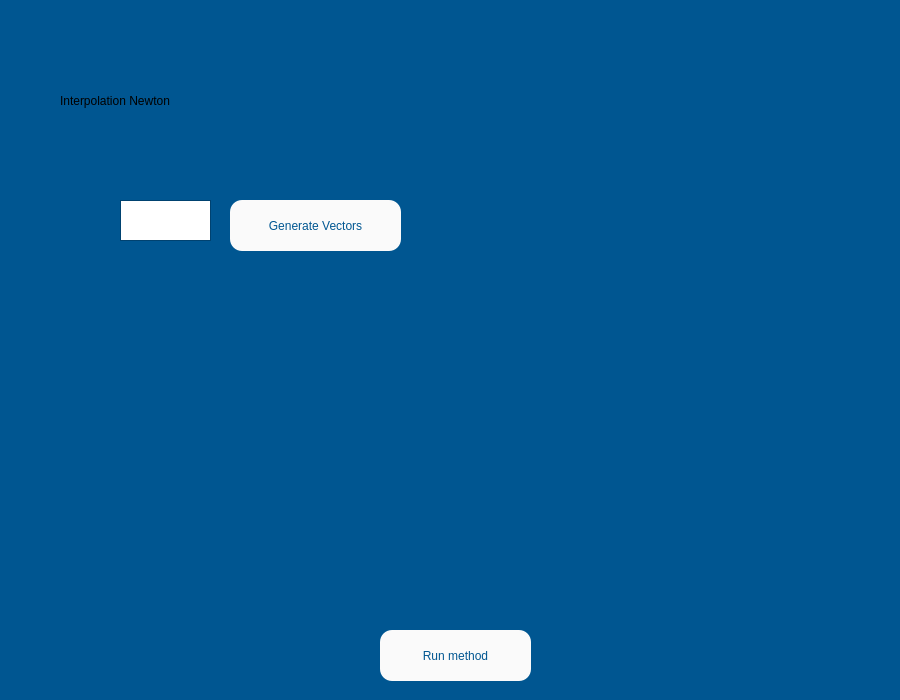
<?xml version="1.0" encoding="UTF-8"?>
<ui version="4.0">
 <class>internewton</class>
 <widget class="QWidget" name="internewton">
  <property name="geometry">
   <rect>
    <x>0</x>
    <y>0</y>
    <width>900</width>
    <height>700</height>
   </rect>
  </property>
  <property name="minimumSize">
   <size>
    <width>900</width>
    <height>700</height>
   </size>
  </property>
  <property name="maximumSize">
   <size>
    <width>900</width>
    <height>700</height>
   </size>
  </property>
  <property name="palette">
   <palette>
    <active>
     <colorrole role="Base">
      <brush brushstyle="SolidPattern">
       <color alpha="255">
        <red>255</red>
        <green>255</green>
        <blue>255</blue>
       </color>
      </brush>
     </colorrole>
     <colorrole role="Window">
      <brush brushstyle="SolidPattern">
       <color alpha="255">
        <red>0</red>
        <green>86</green>
        <blue>145</blue>
       </color>
      </brush>
     </colorrole>
    </active>
    <inactive>
     <colorrole role="Base">
      <brush brushstyle="SolidPattern">
       <color alpha="255">
        <red>255</red>
        <green>255</green>
        <blue>255</blue>
       </color>
      </brush>
     </colorrole>
     <colorrole role="Window">
      <brush brushstyle="SolidPattern">
       <color alpha="255">
        <red>0</red>
        <green>86</green>
        <blue>145</blue>
       </color>
      </brush>
     </colorrole>
    </inactive>
    <disabled>
     <colorrole role="Base">
      <brush brushstyle="SolidPattern">
       <color alpha="255">
        <red>0</red>
        <green>86</green>
        <blue>145</blue>
       </color>
      </brush>
     </colorrole>
     <colorrole role="Window">
      <brush brushstyle="SolidPattern">
       <color alpha="255">
        <red>0</red>
        <green>86</green>
        <blue>145</blue>
       </color>
      </brush>
     </colorrole>
    </disabled>
   </palette>
  </property>
  <property name="windowTitle">
   <string>Form</string>
  </property>
  <widget class="QLabel" name="label">
   <property name="geometry">
    <rect>
     <x>60</x>
     <y>20</y>
     <width>771</width>
     <height>161</height>
    </rect>
   </property>
   <property name="styleSheet">
    <string notr="true"/>
   </property>
   <property name="text">
    <string>Interpolation Newton</string>
   </property>
  </widget>
  <widget class="QLabel" name="label_5">
   <property name="geometry">
    <rect>
     <x>30</x>
     <y>200</y>
     <width>81</width>
     <height>41</height>
    </rect>
   </property>
   <property name="styleSheet">
    <string notr="true">background-image: url(:/images/n.png);</string>
   </property>
   <property name="text">
    <string/>
   </property>
  </widget>
  <widget class="QTextEdit" name="n_input">
   <property name="geometry">
    <rect>
     <x>120</x>
     <y>200</y>
     <width>91</width>
     <height>41</height>
    </rect>
   </property>
   <property name="font">
    <font>
     <pointsize>14</pointsize>
    </font>
   </property>
  </widget>
  <widget class="QPushButton" name="vector_button">
   <property name="geometry">
    <rect>
     <x>230</x>
     <y>200</y>
     <width>171</width>
     <height>51</height>
    </rect>
   </property>
   <property name="styleSheet">
    <string notr="true">background-color: rgb(250, 250, 250);
font: 15pt &quot;MS Shell Dlg 2&quot;;
color: rgb(0, 86, 145);
border-radius: 12px;
</string>
   </property>
   <property name="text">
    <string>Generate Vectors</string>
   </property>
  </widget>
  <widget class="QPushButton" name="run_button">
   <property name="geometry">
    <rect>
     <x>380</x>
     <y>630</y>
     <width>151</width>
     <height>51</height>
    </rect>
   </property>
   <property name="styleSheet">
    <string notr="true">background-color: rgb(250, 250, 250);
font: 15pt &quot;MS Shell Dlg 2&quot;;
color: rgb(0, 86, 145);
border-radius: 12px;
</string>
   </property>
   <property name="text">
    <string>Run method</string>
   </property>
  </widget>
 </widget>
 <resources>
  <include location="../UserInterface/Util/Images/link.qrc"/>
 </resources>
 <connections/>
</ui>
